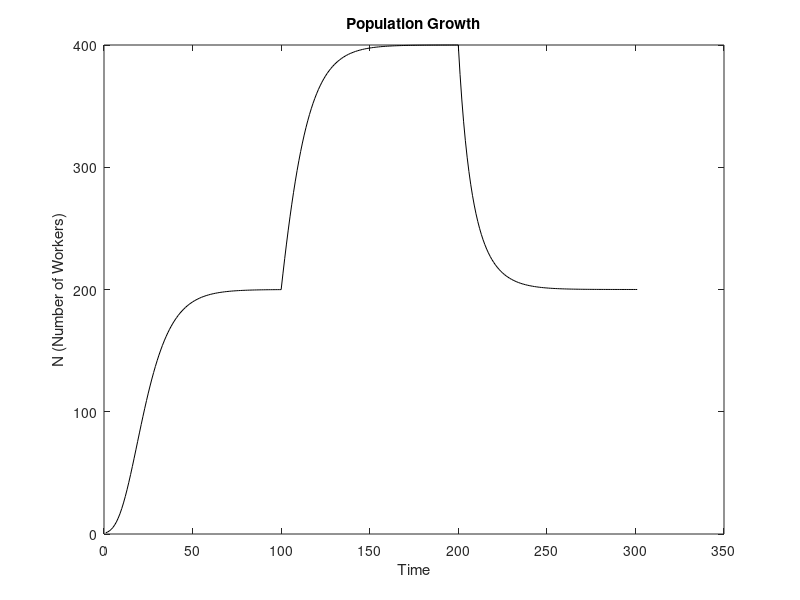
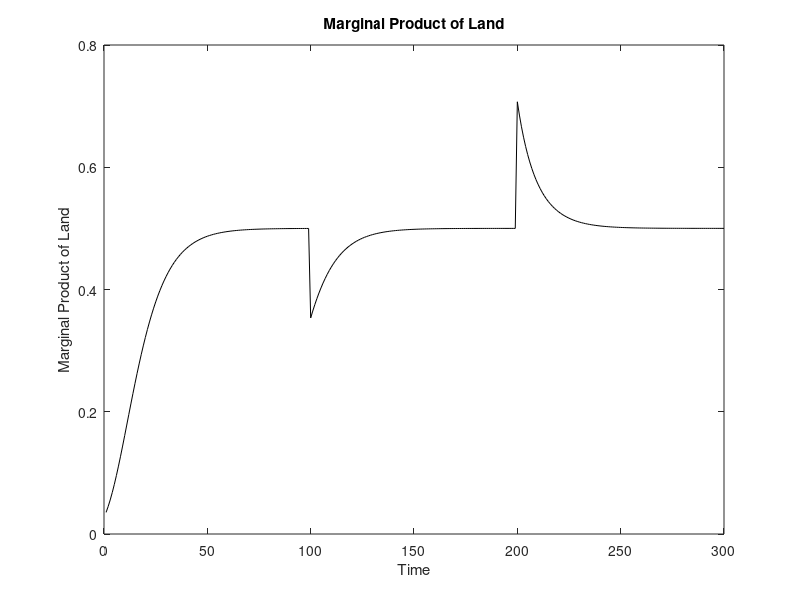

MATLAB code for these plots, in order:
% This is implimentation of the simple Malthusian growth model

% declare simulation horizon

time = 300;

% declare parameter values

alpha = 0.5;
gamma = 0.18;
z     = 1;
L     = 200;
N(1)  = 1; % initial value of population

% define shock to L

shock                      = zeros(time,1);
shock(time/3,1)            = 0;
shock(time/3:time*(2/3),1) = 200;
shock(time*(2/3):end,1)    = 0;


% model

for t = 1:time

	Y(:,t) = z * ((L + shock(t))^alpha) * N(t)^(1-alpha);

	N(:,t+1) = ((Y(t) / N(t))^gamma )* N(t);

	% marginal product of land

	MPL(:,t) = z * alpha * ((L+shock(t))^(alpha-1)) * N(t)^(1-alpha);

end

figure
plot(N,'k')
xlabel('Time');
ylabel('N (Number of Workers)')
title('Population Growth')

figure
plot(MPL,'k')
xlabel('Time')
ylabel('Marginal Product of Land')
title('Marginal Product of Land')



